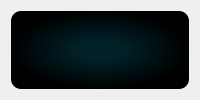
      <widget class="QWidget" name="net_cnt_screen">
       <layout class="QGridLayout" name="gridLayout_8">
        <item row="0" column="0">
         <widget class="QFrame" name="frame_4">
          <property name="styleSheet">
           <string notr="true">QFrame{
	
	background-color: qradialgradient(spread:pad, cx:0.5, cy:0.5, radius:0.5, fx:0.5, fy:0.5, stop:0.255682 rgba(0, 33, 40, 255), stop:1 rgba(0, 0, 0, 255));
	border-radius:10px;
}</string>
          </property>
          <property name="frameShape">
           <enum>QFrame::StyledPanel</enum>
          </property>
          <property name="frameShadow">
           <enum>QFrame::Raised</enum>
          </property>
          <widget class="QLabel" name="label_13">
           <property name="geometry">
            <rect>
             <x>620</x>
             <y>150</y>
             <width>331</width>
             <height>281</height>
            </rect>
           </property>
           <property name="styleSheet">
            <string notr="true">background-color: rgba(0,0,0,0%)</string>
           </property>
           <property name="text">
            <string/>
           </property>
           <property name="pixmap">
            <pixmap>../../Users/ninty/Downloads/GUI_project_test/images/wifi-icon.png</pixmap>
           </property>
           <property name="scaledContents">
            <bool>true</bool>
           </property>
           <property name="alignment">
            <set>Qt::AlignCenter</set>
           </property>
          </widget>
          <widget class="QLabel" name="net_conn_label">
           <property name="geometry">
            <rect>
             <x>10</x>
             <y>490</y>
             <width>1581</width>
             <height>131</height>
            </rect>
           </property>
           <property name="font">
            <font>
             <family>Segoe UI</family>
             <pointsize>50</pointsize>
            </font>
           </property>
           <property name="styleSheet">
            <string notr="true">background-color: rgba(0,0,0,0%);
color: rgb(3, 238, 241);</string>
           </property>
           <property name="text">
            <string>NETWORK CONNECTED</string>
           </property>
           <property name="alignment">
            <set>Qt::AlignCenter</set>
           </property>
          </widget>
          <widget class="QPushButton" name="btn_net_conn_ok">
           <property name="geometry">
            <rect>
             <x>610</x>
             <y>710</y>
             <width>381</width>
             <height>121</height>
            </rect>
           </property>
           <property name="font">
            <font>
             <family>Segoe UI</family>
             <pointsize>32</pointsize>
            </font>
           </property>
           <property name="styleSheet">
            <string notr="true">.QPushButton {
	color:rgba(152, 220,232, 255);
	border-image: url(./images/button_background1.png);
	background-color: rgba(0,0,0,0);
}

.QPushButton:pressed {
	border-image: url(./images/button_background2.png);
	background-color: rgba(0,0,0,0);

}</string>
           </property>
           <property name="text">
            <string>OK</string>
           </property>
          </widget>
         </widget>
        </item>
       </layout>
      </widget>
